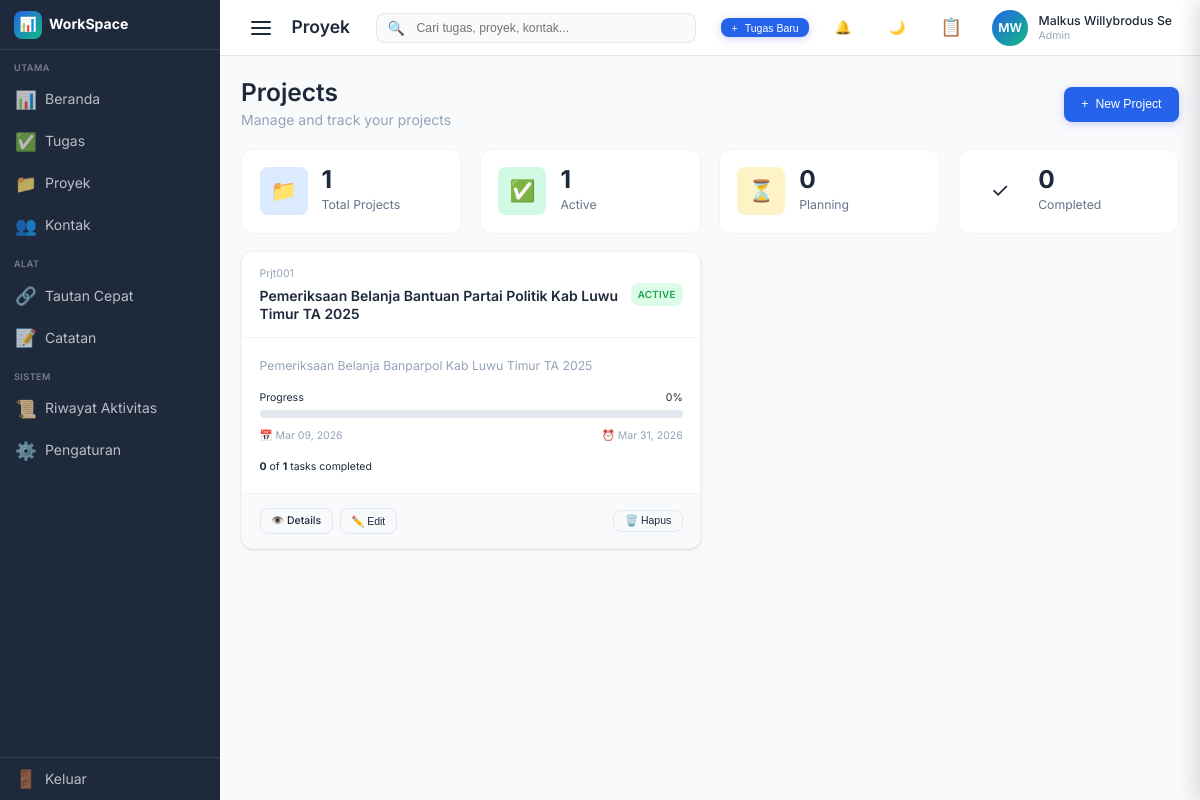
Screenshot of /index.php?page=projects (signed in) with the database file from the repository.
### tables this page shows
CREATE TABLE `users` (
  `id` int NOT NULL AUTO_INCREMENT,
  `username` varchar(50) NOT NULL,
  `email` varchar(100) NOT NULL,
  `password_hash` varchar(255) NOT NULL,
  `full_name` varchar(100) DEFAULT NULL,
  `avatar` varchar(255) DEFAULT NULL,
  `role` enum('admin','manager','member') DEFAULT 'member',
  `timezone` varchar(50) DEFAULT 'Asia/Jakarta',
  `theme` enum('light','dark','auto') DEFAULT 'light',
  `created_at` datetime DEFAULT CURRENT_TIMESTAMP,
  `updated_at` datetime DEFAULT CURRENT_TIMESTAMP ON UPDATE CURRENT_TIMESTAMP,
  `last_login` datetime DEFAULT NULL,
  `is_active` tinyint(1) DEFAULT '1',
  PRIMARY KEY (`id`),
  UNIQUE KEY `username` (`username`),
  UNIQUE KEY `email` (`email`)
);

CREATE TABLE `projects` (
  `id` int NOT NULL AUTO_INCREMENT,
  `project_code` varchar(20) DEFAULT NULL,
  `name` varchar(255) NOT NULL,
  `description` text,
  `owner_id` int NOT NULL,
  `status` enum('planning','active','on_hold','completed','cancelled') DEFAULT 'planning',
  `progress_percentage` int DEFAULT '0',
  `start_date` date DEFAULT NULL,
  `deadline` date DEFAULT NULL,
  `folder_name` varchar(50) DEFAULT NULL,
  `created_at` datetime DEFAULT CURRENT_TIMESTAMP,
  `updated_at` datetime DEFAULT CURRENT_TIMESTAMP ON UPDATE CURRENT_TIMESTAMP,
  PRIMARY KEY (`id`),
  KEY `owner_id` (`owner_id`),
  CONSTRAINT `projects_ibfk_1` FOREIGN KEY (`owner_id`) REFERENCES `users` (`id`) ON DELETE CASCADE
);

### config/functions.php (called while the page is built, shortened)
<?php
function getUserId() {
    return $_SESSION['user_id'] ?? null;
}
function getUser() {
    $db = getDB();
    $userId = getUserId();
    $stmt = $db->prepare("SELECT * FROM users WHERE id = ?");
    $stmt->bind_param('i', $userId);
    $stmt->execute();
    $result = $stmt->get_result();
    return $result->fetch_assoc();
}
function h($str) {
    return htmlspecialchars($str, ENT_QUOTES, 'UTF-8');
}
function formatDate($date, $format = 'Y-m-d') {
    $d = new DateTime($date);
    return $d->format($format);
}

### pages/projects/index.php (the view, shortened to what this page needs)
<?php
require_once __DIR__ . '/../../config/functions.php';
$userId = getUserId();
$db = getDB();
$stmt = $db->prepare("SELECT * FROM projects WHERE owner_id = ? ORDER BY updated_at DESC");
$stmt->bind_param('i', $userId);
$stmt->execute();
$projects = $stmt->get_result()->fetch_all(MYSQLI_ASSOC);
$stmt = $db->prepare("SELECT status, COUNT(*) as count FROM projects WHERE owner_id = ? GROUP BY status");
$stmt->bind_param('i', $userId);
$stmt->execute();
$projectCounts = $stmt->get_result()->fetch_all(MYSQLI_ASSOC);
$counts = ['all' => 0, 'planning' => 0, 'active' => 0, 'on_hold' => 0, 'completed' => 0];
foreach ($projectCounts as $row) {
    $counts[$row['status']] = $row['count'];
    $counts['all'] += $row['count'];
}
?>
<div class="projects-page">
    <div class="d-flex justify-between align-center mb-5">
        <div>
            <h2>Projects</h2>
            <p class="text-muted">Manage and track your projects</p>
        </div>
        <button class="btn btn-primary" onclick="openModal('addProjectModal')">
            <span>+</span> New Project
        </button>
    </div>
    <div class="stats-grid mb-5">
        <div class="stat-card">
            <div class="stat-icon blue">📁</div>
            <div class="stat-content">
                <div class="stat-value"><?= $counts['all'] ?></div>
                <div class="stat-label">Total Projects</div>
            </div>
        </div>
        <div class="stat-card">
            <div class="stat-icon green">✅</div>
            <div class="stat-content">
                <div class="stat-value"><?= $counts['active'] ?></div>
                <div class="stat-label">Active</div>
            </div>
        </div>
        <div class="stat-card">
            <div class="stat-icon yellow">⏳</div>
            <div class="stat-content">
                <div class="stat-value"><?= $counts['planning'] ?></div>
                <div class="stat-label">Planning</div>
            </div>
        </div>
        <div class="stat-card">
            <div class="stat-icon purple">✓</div>
            <div class="stat-content">
                <div class="stat-value"><?= $counts['completed'] ?></div>
                <div class="stat-label">Completed</div>
            </div>
        </div>
    </div>
    <?php if (count($projects) > 0): ?>
    <div class="d-grid" style="grid-template-columns: repeat(auto-fill, minmax(350px, 1fr)); gap: var(--space-5);">
        <?php foreach ($projects as $project): ?>
        <div class="card">
            <div class="card-header">
                <div class="d-flex justify-between align-center">
                    <div>
                        <span class="text-xs text-muted" style="display: block; margin-bottom: 4px;"><?= h($project['project_code'] ?? 'N/A') ?></span>
                        <h3 class="card-title"><?= h($project['name']) ?></h3>
                    </div>
                    <span class="badge badge-<?= str_replace('_', '-', $project['status']) ?>">
                        <?= ucfirst(str_replace('_', ' ', $project['status'])) ?>
                    </span>
                </div>
            </div>
            <div class="card-body">
                <?php if ($project['description']): ?>
                <p class="text-muted mb-4" style="font-size: 0.875rem;"><?= h($project['description']) ?></p>
                <?php endif; ?>
                <div class="mb-3">
                    <div class="d-flex justify-between text-xs mb-1">
                        <span>Progress</span>
                        <span><?= $project['progress_percentage'] ?>%</span>
                    </div>
                    <div class="progress">
                    </div>
                </div>
                <div class="d-flex justify-between text-xs text-muted mb-4">
                    <span>
                        <?= $project['start_date'] ? '📅 ' . formatDate($project['start_date'], 'M d, Y') : 'No start date' ?>
                    </span>
                    <span>
                        <?= $project['deadline'] ? '⏰ ' . formatDate($project['deadline'], 'M d, Y') : 'No deadline' ?>
                    </span>
                </div>
                <?php
                $stmt = $db->prepare("SELECT status, COUNT(*) as count FROM tasks WHERE project_id = ? GROUP BY status");
                $stmt->bind_param('i', $project['id']);
                $stmt->execute();
                $taskStats = $stmt->get_result()->fetch_all(MYSQLI_ASSOC);
                $totalTasks = 0;
                $completedTasks = 0;
                foreach ($taskStats as $stat) {
                    $totalTasks += $stat['count'];
                }
                ?>
                <div class="text-xs">
                    <strong><?= $completedTasks ?></strong> of <strong><?= $totalTasks ?></strong> tasks completed
                </div>
            </div>
            <div class="card-footer d-flex justify-between">
                <div class="d-flex gap-2">
                    <a href="index.php?page=project_detail&id=<?= $project['id'] ?>" class="btn btn-sm btn-secondary">
                        👁️ Details
                    </a>
                    <button class="btn btn-sm btn-secondary" onclick="editProject(<?= $project['id'] ?>, '<?= h($project['name']) ?>', '<?= h($project['description'] ?? '') ?>', '<?= $project['status'] ?>', <?= $project['progress_percentage'] ?>, '<?= $project['start_date'] ?>', '<?= $project['deadline'] ?>')">
                        ✏️ Edit
                    </button>
                </div>
                <form method="POST" onsubmit="event.preventDefault(); swalConfirm('Hapus proyek ini?', 'Tindakan ini tidak dapat dibatalkan.', 'warning').then(result => { if (result.isConfirmed) this.submit(); })">
                    <button type="submit" class="btn btn-sm btn-secondary">🗑️ Hapus</button>
                </form>
            </div>
        </div>
        <?php endforeach; ?>
    </div>
    <?php endif; ?>
</div>

### includes/header.php (shortened to what this page needs)
<?php
$currentPage = $_GET['page'] ?? 'dashboard';
$pageTitles = [
    'dashboard' => 'Beranda',
    'tasks' => 'Manajemen Tugas',
    'projects' => 'Proyek',
    'contacts' => 'Kontak',
    'links' => 'Tautan Cepat',
    'notes' => 'Catatan',
    'activity' => 'Riwayat Aktivitas',
    'settings' => 'Pengaturan'
];
$pageTitle = $pageTitles[$currentPage] ?? 'Beranda';
$user = getUser();
$initials = '';
if ($user && !empty($user['full_name'])) {
    $parts = explode(' ', $user['full_name']);
    $initials = strtoupper(substr($parts[0], 0, 1) . (isset($parts[1]) ? substr($parts[1], 0, 1) : ''));
} elseif ($user) {
    $initials = strtoupper(substr($user['username'], 0, 2));
}
?>
<header class="header">
    <div class="header-left">
        <button id="sidebarToggleBtn" class="sidebar-toggle header-btn" type="button" aria-label="Toggle Sidebar">
            <span class="hamburger">
                <span class="hamburger-line"></span>
                <span class="hamburger-line"></span>
                <span class="hamburger-line"></span>
            </span>
        </button>
        <h1 class="header-title"><?= h($pageTitle) ?></h1>
    </div>
    <div class="header-search">
        <form method="GET" action="index.php" id="globalSearchForm" style="display: flex; align-items: center; width: 100%;">
            <span class="header-search-icon">🔍</span>
            <input type="text" name="q" placeholder="Cari tugas, proyek, kontak..." id="globalSearch" autocomplete="off">
        </form>
    </div>
    <div class="header-right">
        <button class="btn btn-primary btn-sm" data-modal="addTaskModal" onclick="openModal('addTaskModal')">
            <span>+</span> Tugas Baru
        </button>
        <div class="dropdown">
            <button class="header-btn dropdown-trigger">
                <span>🔔</span>
            </button>
        </div>
        <button class="header-btn" data-theme-toggle>
            <span>🌙</span>
        </button>
        <button class="right-sidebar-toggle" id="rightSidebarToggle" type="button" aria-label="Toggle Right Sidebar">
            <span>📋</span>
        </button>
        <div class="dropdown">
            <div class="user-menu dropdown-trigger">
                <div class="user-avatar"><?= h($initials ?: 'U') ?></div>
                <div class="user-info">
                    <div class="user-name"><?= h($user['full_name'] ?? $user['username'] ?? 'User') ?></div>
                    <div class="user-role"><?= h(ucfirst($user['role'] ?? 'Member')) ?></div>
                </div>
            </div>
        </div>
    </div>
</header>

### rows the page displays
users: full_name "MW", full_name "Malkus Willybrodus Se", role "Admin"
projects: project_code "Prjt001", name "Pemeriksaan Belanja Bantuan Partai Politik Kab Luwu Timur TA 2025", status "ACTIVE", description "Pemeriksaan Belanja Banparpol Kab Luwu Timur TA 2025", progress_percentage "0", start_date "Mar 09, 2026", deadline "Mar 31, 2026", completedTasks "0", totalTasks "1"

### other values shown
$pageTitle "Proyek"
$counts['all'] "1"
$counts['active'] "1"
$counts['planning'] "0"
$counts['completed'] "0"
